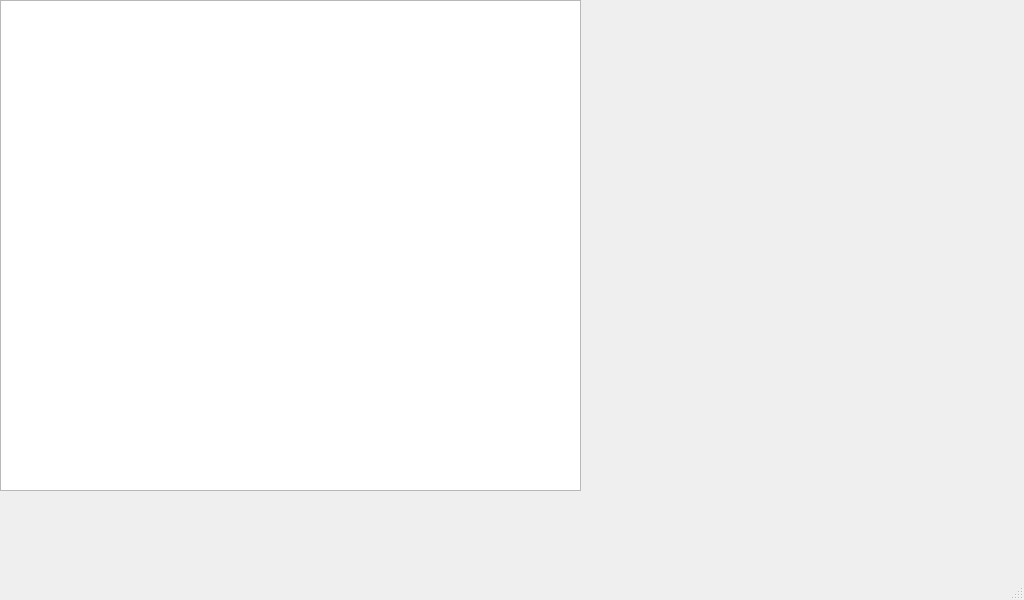
<?xml version="1.0" encoding="UTF-8"?>
<ui version="4.0">
 <class>ScanColor</class>
 <widget class="QMainWindow" name="ScanColor">
  <property name="geometry">
   <rect>
    <x>0</x>
    <y>0</y>
    <width>1024</width>
    <height>600</height>
   </rect>
  </property>
  <property name="windowTitle">
   <string>MainWindow</string>
  </property>
  <property name="styleSheet">
   <string notr="true">#ScanColor {

    background-image: url(:/new/btn/Rese/backgud.png);
    background-position: center;
    background-repeat: no-repeat; 
  
}

#centralwidget {
    background: transparent;
   border: none;
        background: transparent;
        padding: 0;
       margin: 0; 
}
QPushButton#exButton {
    border-image: url(:/new/btn/Rese/exmode.png);
    
     width: 203;  
    height: 80px; 
	font-size: 16px;
	border: none;
}</string>
  </property>
  <widget class="QWidget" name="centralwidget">
   <widget class="QTextEdit" name="informationEdit">
    <property name="geometry">
     <rect>
      <x>0</x>
      <y>0</y>
      <width>581</width>
      <height>491</height>
     </rect>
    </property>
   </widget>
   <widget class="QPushButton" name="exButton">
    <property name="geometry">
     <rect>
      <x>790</x>
      <y>480</y>
      <width>181</width>
      <height>71</height>
     </rect>
    </property>
    <property name="font">
     <font>
      <pointsize>-1</pointsize>
     </font>
    </property>
    <property name="text">
     <string/>
    </property>
   </widget>
  </widget>
  <widget class="QMenuBar" name="menubar">
   <property name="geometry">
    <rect>
     <x>0</x>
     <y>0</y>
     <width>1024</width>
     <height>21</height>
    </rect>
   </property>
  </widget>
  <widget class="QStatusBar" name="statusbar"/>
 </widget>
 <resources/>
 <connections/>
</ui>
